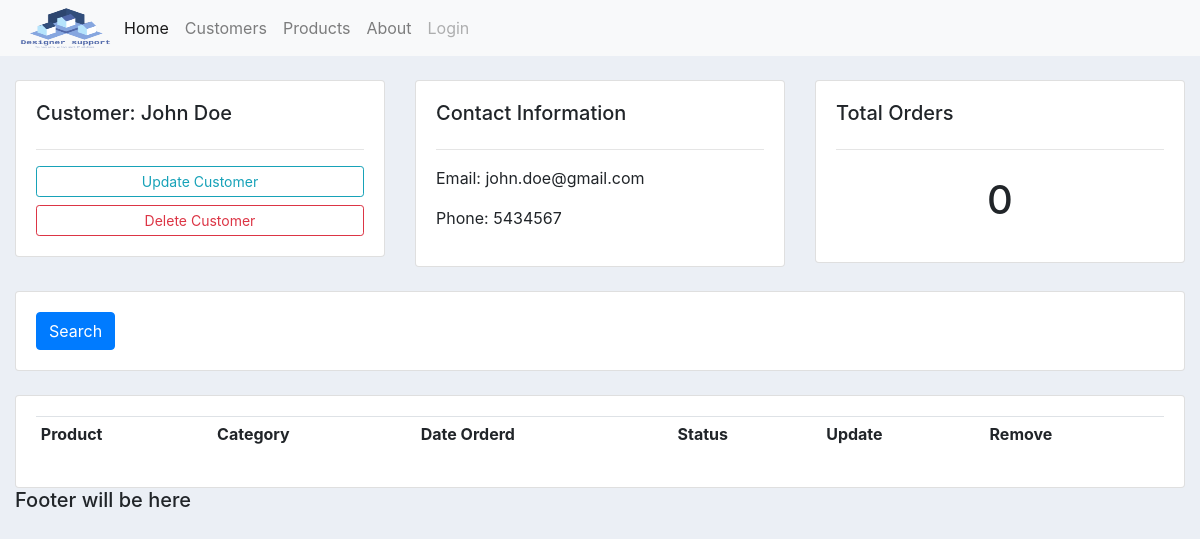
/customers/1/, run on an earlier commit of the app's database.
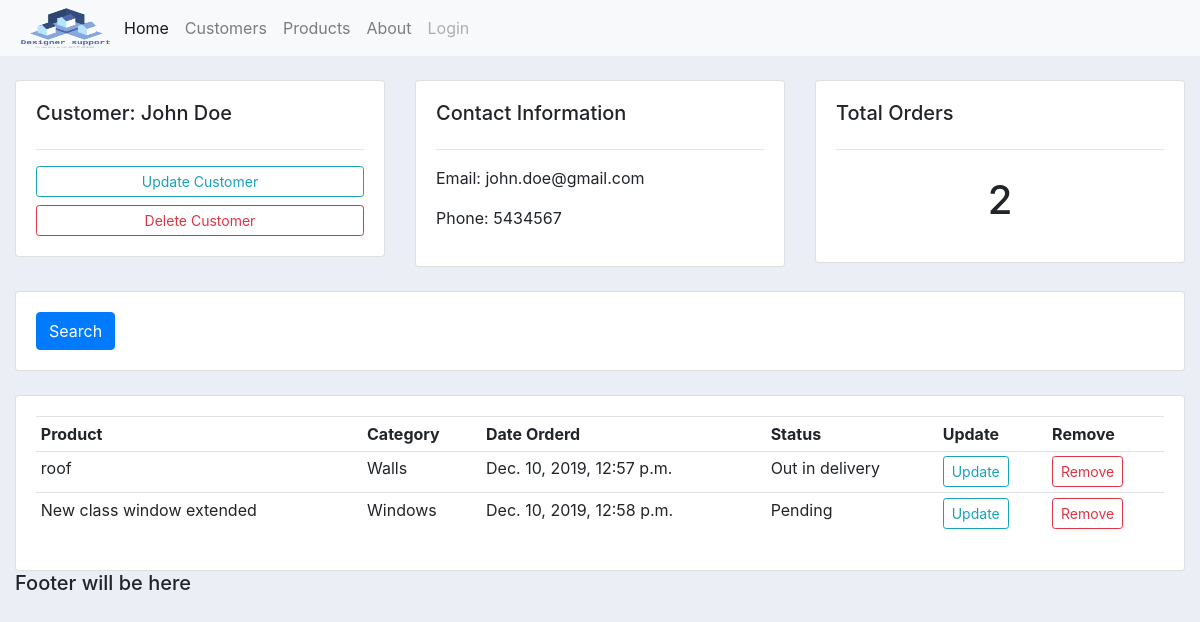
And on a later commit of the database.
### accounts/models.py (models this page shows, shortened)
class Order(models.Model):
    customer = models.ForeignKey(Customer,null=True, on_delete=models.SET_NULL)
    product = models.ForeignKey(Product,null=True, on_delete=models.SET_NULL)
    STATUS = (
        ('PENDING', 'Pending'),
        ('UNDER_DELIVERY','Out in delivery'),
        ('DELIVERED', 'Delivered to the customer')
    )
    number = models.CharField(max_length=200)
    date_created = models.DateTimeField(auto_now_add=True)
    status = models.CharField(max_length=20, null=True, choices=STATUS)
    def status_value(self):
        for s in self.STATUS:
            if s[0] == self.status:
                return s[1]
        return None

class Product(models.Model):
    CATEGORY = (
        ('CAT1', 'Windows'),
        ('CAT2', 'Doors'),
        ('CAT3', 'Walls'),
    )
    name = models.CharField(max_length=200)
    price = models.FloatField()
    category = models.CharField(max_length=20, null=True, choices=CATEGORY)
    description = models.TextField(max_length=4000, null=True)
    date_created = models.DateTimeField(auto_now_add=True)
    tags = models.ManyToManyField(Tag)
    def cat_value(self):
        for c in self.CATEGORY:
            if c[0] == self.category:
                return c[1]
        return None

### accounts/views.py (the view)
# urls.py: path('customers/<str:pk>/', views.accounts, name='customer'),
def accounts(request, pk):
    customer = Customer.objects.get(id=pk)
    orders = customer.order_set.all()
    o_l = len(orders)
    context = {'customer':customer, 'orders':orders, 'o_l':o_l}
    return render(request,'accounts/customers.html', context)

### accounts/templates/accounts/customers.html
{% extends "accounts/index.html" %}
{% block content %}
<br>
<div class="row">
	<div class="col-md">
		<div class="card card-body">
			<h5>Customer: {{customer.name}}</h5>
			<hr>
			<a class="btn btn-outline-info  btn-sm btn-block" href="">Update Customer</a>
			<a class="btn btn-outline-danger  btn-sm btn-block" href="">Delete Customer</a>
		</div>
	</div>
	<div class="col-md">
		<div class="card card-body">
			<h5>Contact Information</h5>
			<hr>
			<p>Email: <span>{{customer.email}}</span></p>
			<p>Phone: <span>{{customer.phone}}</span></p>
		</div>
	</div>
	<div class="col-md">
		<div class="card card-body">
			<h5>Total Orders</h5>
			<hr>
			<h1 style="text-align: center;padding: 10px">{{o_l}}</h1>
		</div>
	</div>
</div>
<br>
<div class="row">
	<div class="col">
		<div class="card card-body">
			<form method="get">
		    <button class="btn btn-primary" type="submit">Search</button>
		  </form>
		</div>
	</div>
</div>
<br>
<div class="row">
	<div class="col-md">
		<div class="card card-body">
			<table class="table table-sm">
				<tr>
					<th>Product</th>
					<th>Category</th>
					<th>Date Orderd</th>
					<th>Status</th>
					<th>Update</th>
					<th>Remove</th>
                </tr>
                {% for o in orders %}
                    <tr>
                        <td>{{ o.product.name}}</td>
                        <td>{{ o.product.cat_value}}</td>
                        <td>{{ o.date_created}}</td>
                        <td>{{ o.status_value }}</td>
                        <td><a href="#" class="btn btn-sm btn-outline-info">Update</a></td>
                        <td><a href="#" class="btn btn-sm btn-outline-danger">Remove</a></td>
				</tr>
                {% endfor %}
			</table>
		</div>
	</div>
</div>
{% endblock content %}

What changed in the data, as far as the page shows it:
added Order: product.name "roof", product.cat_value "Walls", date_created "Dec. 10, 2019, 12:57 p.m.", status_value "Out in delivery"
added Order: product.name "New class window extended", product.cat_value "Windows", date_created "Dec. 10, 2019, 12:58 p.m.", status_value "Pending"
Also different on the page:
{{ o_l }}: "0" → "2"
